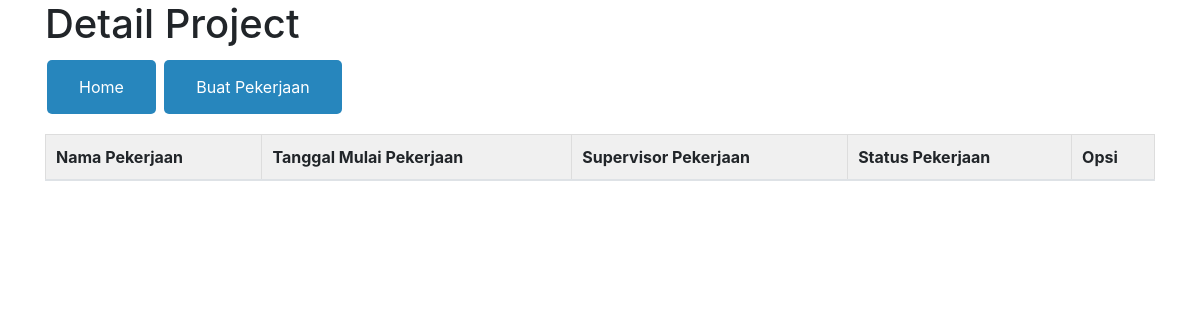
The page /main/view/2/ on the database as committed earlier.
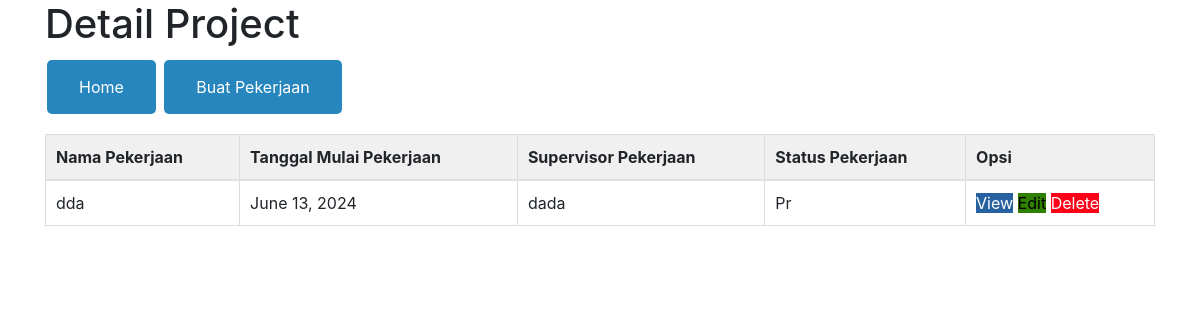
The same page on the database as committed later.
### de/models.py (models this page shows, shortened)
class Pekerjaan(models.Model):
    project = models.ForeignKey(ProjectInfo, on_delete=models.CASCADE, related_name='pekerjaan', default=1)
    nama_pek = models.CharField(max_length=40)
    desk_pek = models.CharField(max_length=1000)
    tangmul_pek = models.DateField()
    tempatmul_pek = models.CharField(max_length=1000)
    tangsel_pek = models.DateField(blank=True, null=True)
    tempatsel_pek = models.CharField(max_length=1000, blank=True, null=True)
    pel_pek = models.CharField(max_length=1000)
    super_pek = models.CharField(max_length=50)
    status_pek = models.TextField()

### de/views.py (the view)
# urls.py: path('main/view/<int:id>/', views.view_project, name='view_project'),
def view_project(request, id):
    project = get_object_or_404(ProjectInfo, pk=id)
    list_pekerjaan = Pekerjaan.objects.filter(project=project)
    context = {
        'project': project,
        'list_pekerjaan': list_pekerjaan,
    }
    return render(request, 'de/project_detail.html', context)

### de/templates/de/project_detail.html (shortened to what this page needs)
{% extends 'master.html' %}
{% load crispy_forms_tags %}
{% block content %}
<head>
</head>
<h1>Detail Project</h1>
<div>
  <div class="main-content-body">
    <a href="{% url 'de:main_page' %}" class="button">Home</a>
    <a href="{% url 'de:set_pekerjaan' project.id %}" class="button">Buat Pekerjaan</a>
  </div>
  <div>
    <table class="table">
      <thead>
          <tr>
              <th scope="col">Nama Pekerjaan</th>
              <th scope="col">Tanggal Mulai Pekerjaan</th>
              <th scope="col">Supervisor Pekerjaan</th>
              <th scope="col">Status Pekerjaan</th>
              <th scope="col">Opsi</th>
          </tr>
      </thead>
      <tbody>
          {% for pekerjaan in list_pekerjaan %}
          <tr class="record">
              <td>{{ pekerjaan.nama_pek }}</td>
              <td>{{ pekerjaan.tangmul_pek }}</td>
              <td>{{ pekerjaan.super_pek }}</td>
              <td>{{ pekerjaan.status_pek }}</td>
              <td>
                <form method="post" action="#">
                    <a href="{% url 'de:view_pekerjaan' pekerjaan.id %}" style="background-color: #2861a0; color: white;">View</a>
                    <a href="{% url 'de:edit_pekerjaan' pekerjaan.id %}" style="background-color: #2f8000; color: black;">Edit</a>
                    <a href="{% url 'de:delete_pekerjaan' pekerjaan.id %}" style="background-color: #ff0019; color: white;">Delete</a>
                </form>
            </td>
          </tr>
          {% endfor %}
      </tbody>
    </table>
  </div>
</div>
{% endblock %}

### templates/master.html (shortened to what this page needs)
<!doctype html>
<html lang="en">
<head>
  <link rel="stylesheet" href="https://stackpath.bootstrapcdn.com/bootstrap/4.1.3/css/bootstrap.min.css">
</head>
<body>
  <div class="container">
    {% block content %}
    {% endblock %}
  </div>
</body>
</html>

### de/templates/de/project_detail.html (style rules this page uses)
.button { background-color: #2786BD; border: none; color: white; padding: 15px 32px; text-align: center; text-decoration: none; display: inline-block; font-size: 16px; margin: 4px 2px; cursor: pointer; border-radius: 5px; margin-bottom: 20px; }
.table { border-collapse: collapse; width: 100%; }
.table th,.table td { border: 1px solid #ddd; padding: 10px; text-align: left; }
.table th { background-color: #f0f0f0; }

Rows that differ between the two databases and show on the page:
added Pekerjaan: nama_pek "dda", tangmul_pek "June 13, 2024", super_pek "dada", status_pek "Pr"
